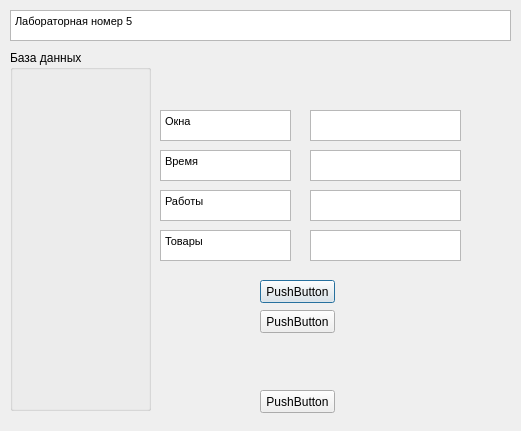
<?xml version="1.0" encoding="UTF-8"?>
<ui version="4.0">
 <class>Dialog</class>
 <widget class="QDialog" name="Dialog">
  <property name="geometry">
   <rect>
    <x>0</x>
    <y>0</y>
    <width>521</width>
    <height>431</height>
   </rect>
  </property>
  <property name="windowTitle">
   <string>Dialog</string>
  </property>
  <widget class="QGroupBox" name="groupBox">
   <property name="geometry">
    <rect>
     <x>10</x>
     <y>50</y>
     <width>141</width>
     <height>361</height>
    </rect>
   </property>
   <property name="title">
    <string>База данных</string>
   </property>
  </widget>
  <widget class="QPushButton" name="pushButton">
   <property name="geometry">
    <rect>
     <x>260</x>
     <y>280</y>
     <width>75</width>
     <height>23</height>
    </rect>
   </property>
   <property name="text">
    <string>PushButton</string>
   </property>
  </widget>
  <widget class="QPushButton" name="pushButton_2">
   <property name="geometry">
    <rect>
     <x>260</x>
     <y>310</y>
     <width>75</width>
     <height>23</height>
    </rect>
   </property>
   <property name="text">
    <string>PushButton</string>
   </property>
  </widget>
  <widget class="QTextEdit" name="textEdit_2">
   <property name="geometry">
    <rect>
     <x>310</x>
     <y>110</y>
     <width>151</width>
     <height>31</height>
    </rect>
   </property>
  </widget>
  <widget class="QTextBrowser" name="textBrowser">
   <property name="geometry">
    <rect>
     <x>10</x>
     <y>10</y>
     <width>501</width>
     <height>31</height>
    </rect>
   </property>
   <property name="html">
    <string>&lt;!DOCTYPE HTML PUBLIC &quot;-//W3C//DTD HTML 4.0//EN&quot; &quot;http://www.w3.org/TR/REC-html40/strict.dtd&quot;&gt;
&lt;html&gt;&lt;head&gt;&lt;meta name=&quot;qrichtext&quot; content=&quot;1&quot; /&gt;&lt;style type=&quot;text/css&quot;&gt;
p, li { white-space: pre-wrap; }
&lt;/style&gt;&lt;/head&gt;&lt;body style=&quot; font-family:'MS Shell Dlg 2'; font-size:8.25pt; font-weight:400; font-style:normal;&quot;&gt;
&lt;p style=&quot; margin-top:0px; margin-bottom:0px; margin-left:0px; margin-right:0px; -qt-block-indent:0; text-indent:0px;&quot;&gt;Лабораторная номер 5&lt;/p&gt;&lt;/body&gt;&lt;/html&gt;</string>
   </property>
  </widget>
  <widget class="QTextBrowser" name="textBrowser_2">
   <property name="geometry">
    <rect>
     <x>160</x>
     <y>110</y>
     <width>131</width>
     <height>31</height>
    </rect>
   </property>
   <property name="html">
    <string>&lt;!DOCTYPE HTML PUBLIC &quot;-//W3C//DTD HTML 4.0//EN&quot; &quot;http://www.w3.org/TR/REC-html40/strict.dtd&quot;&gt;
&lt;html&gt;&lt;head&gt;&lt;meta name=&quot;qrichtext&quot; content=&quot;1&quot; /&gt;&lt;style type=&quot;text/css&quot;&gt;
p, li { white-space: pre-wrap; }
&lt;/style&gt;&lt;/head&gt;&lt;body style=&quot; font-family:'MS Shell Dlg 2'; font-size:8.25pt; font-weight:400; font-style:normal;&quot;&gt;
&lt;p style=&quot; margin-top:0px; margin-bottom:0px; margin-left:0px; margin-right:0px; -qt-block-indent:0; text-indent:0px;&quot;&gt;Окна&lt;/p&gt;&lt;/body&gt;&lt;/html&gt;</string>
   </property>
  </widget>
  <widget class="QTextBrowser" name="textBrowser_3">
   <property name="geometry">
    <rect>
     <x>160</x>
     <y>150</y>
     <width>131</width>
     <height>31</height>
    </rect>
   </property>
   <property name="html">
    <string>&lt;!DOCTYPE HTML PUBLIC &quot;-//W3C//DTD HTML 4.0//EN&quot; &quot;http://www.w3.org/TR/REC-html40/strict.dtd&quot;&gt;
&lt;html&gt;&lt;head&gt;&lt;meta name=&quot;qrichtext&quot; content=&quot;1&quot; /&gt;&lt;style type=&quot;text/css&quot;&gt;
p, li { white-space: pre-wrap; }
&lt;/style&gt;&lt;/head&gt;&lt;body style=&quot; font-family:'MS Shell Dlg 2'; font-size:8.25pt; font-weight:400; font-style:normal;&quot;&gt;
&lt;p style=&quot; margin-top:0px; margin-bottom:0px; margin-left:0px; margin-right:0px; -qt-block-indent:0; text-indent:0px;&quot;&gt;Время&lt;/p&gt;&lt;/body&gt;&lt;/html&gt;</string>
   </property>
  </widget>
  <widget class="QTextBrowser" name="textBrowser_4">
   <property name="geometry">
    <rect>
     <x>160</x>
     <y>190</y>
     <width>131</width>
     <height>31</height>
    </rect>
   </property>
   <property name="html">
    <string>&lt;!DOCTYPE HTML PUBLIC &quot;-//W3C//DTD HTML 4.0//EN&quot; &quot;http://www.w3.org/TR/REC-html40/strict.dtd&quot;&gt;
&lt;html&gt;&lt;head&gt;&lt;meta name=&quot;qrichtext&quot; content=&quot;1&quot; /&gt;&lt;style type=&quot;text/css&quot;&gt;
p, li { white-space: pre-wrap; }
&lt;/style&gt;&lt;/head&gt;&lt;body style=&quot; font-family:'MS Shell Dlg 2'; font-size:8.25pt; font-weight:400; font-style:normal;&quot;&gt;
&lt;p style=&quot; margin-top:0px; margin-bottom:0px; margin-left:0px; margin-right:0px; -qt-block-indent:0; text-indent:0px;&quot;&gt;Работы&lt;/p&gt;&lt;/body&gt;&lt;/html&gt;</string>
   </property>
  </widget>
  <widget class="QTextBrowser" name="textBrowser_5">
   <property name="geometry">
    <rect>
     <x>160</x>
     <y>230</y>
     <width>131</width>
     <height>31</height>
    </rect>
   </property>
   <property name="html">
    <string>&lt;!DOCTYPE HTML PUBLIC &quot;-//W3C//DTD HTML 4.0//EN&quot; &quot;http://www.w3.org/TR/REC-html40/strict.dtd&quot;&gt;
&lt;html&gt;&lt;head&gt;&lt;meta name=&quot;qrichtext&quot; content=&quot;1&quot; /&gt;&lt;style type=&quot;text/css&quot;&gt;
p, li { white-space: pre-wrap; }
&lt;/style&gt;&lt;/head&gt;&lt;body style=&quot; font-family:'MS Shell Dlg 2'; font-size:8.25pt; font-weight:400; font-style:normal;&quot;&gt;
&lt;p style=&quot; margin-top:0px; margin-bottom:0px; margin-left:0px; margin-right:0px; -qt-block-indent:0; text-indent:0px;&quot;&gt;Товары&lt;/p&gt;&lt;/body&gt;&lt;/html&gt;</string>
   </property>
  </widget>
  <widget class="QTextEdit" name="textEdit_3">
   <property name="geometry">
    <rect>
     <x>310</x>
     <y>150</y>
     <width>151</width>
     <height>31</height>
    </rect>
   </property>
  </widget>
  <widget class="QTextEdit" name="textEdit_4">
   <property name="geometry">
    <rect>
     <x>310</x>
     <y>190</y>
     <width>151</width>
     <height>31</height>
    </rect>
   </property>
  </widget>
  <widget class="QTextEdit" name="textEdit_5">
   <property name="geometry">
    <rect>
     <x>310</x>
     <y>230</y>
     <width>151</width>
     <height>31</height>
    </rect>
   </property>
  </widget>
  <widget class="QPushButton" name="pushButton_3">
   <property name="geometry">
    <rect>
     <x>260</x>
     <y>390</y>
     <width>75</width>
     <height>23</height>
    </rect>
   </property>
   <property name="text">
    <string>PushButton</string>
   </property>
  </widget>
 </widget>
 <resources/>
 <connections/>
</ui>
